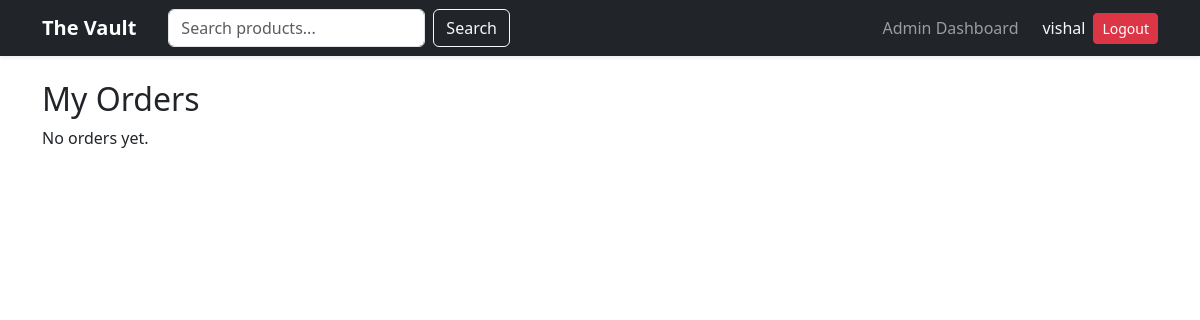
/orders/history/ (signed in), run on an earlier commit of the app's database.
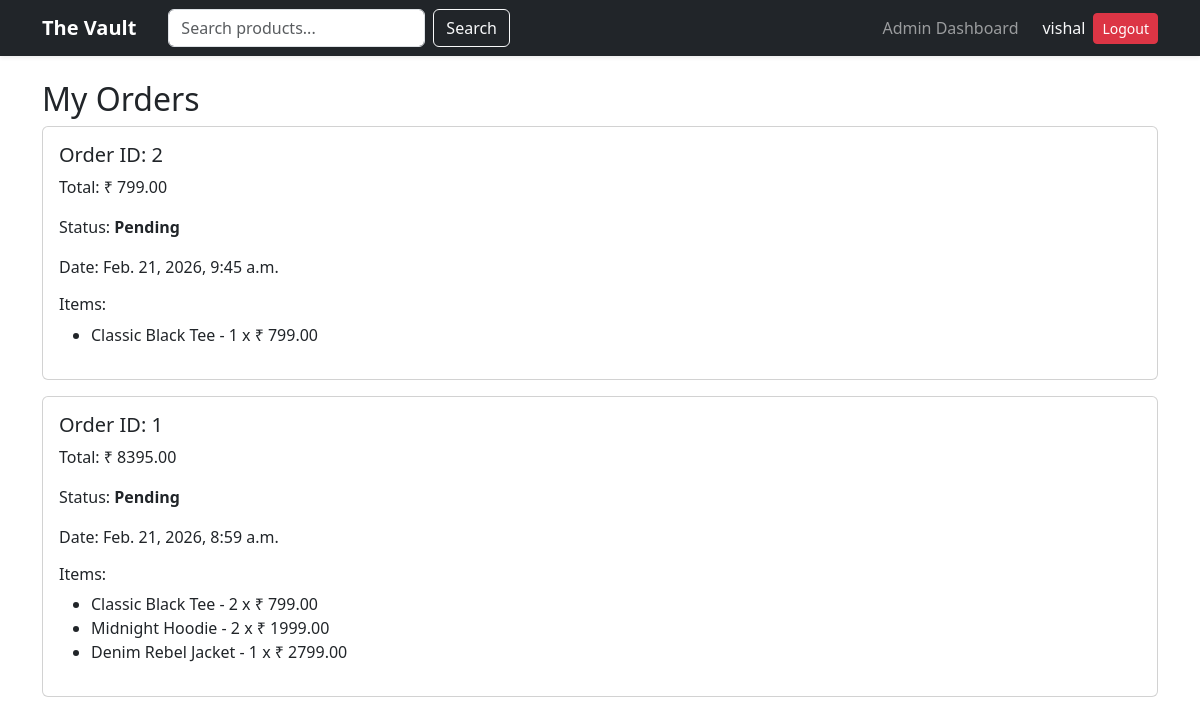
And on a later commit of the database.
### store/models.py (models this page shows, shortened)
class Order(models.Model):
    STATUS_CHOICES = [
        ('Pending', 'Pending'),
        ('Shipped', 'Shipped'),
        ('Delivered', 'Delivered'),
    ]
    user = models.ForeignKey(User, on_delete=models.CASCADE, related_name='orders')
    total_price = models.DecimalField(max_digits=10, decimal_places=2)
    status = models.CharField(max_length=20, choices=STATUS_CHOICES, default='Pending')
    created_at = models.DateTimeField(auto_now_add=True)

class OrderItem(models.Model):
    order = models.ForeignKey(Order, on_delete=models.CASCADE, related_name='items')
    product = models.ForeignKey(Product, on_delete=models.CASCADE)
    quantity = models.IntegerField()
    price = models.DecimalField(max_digits=10, decimal_places=2)

class Product(models.Model):
    name = models.CharField(max_length=200)
    description = models.TextField()
    price = models.DecimalField(max_digits=10, decimal_places=2)
    stock = models.IntegerField()
    image = models.ImageField(upload_to='products/')
    is_available = models.BooleanField(default=True)
    category = models.ForeignKey(Category, on_delete=models.CASCADE, related_name='products')

### orders/views.py (the view)
# urls.py: path('history/', views.order_history, name='order_history'),
@login_required
def order_history(request):
    orders = request.user.orders.all().order_by('-created_at')
    return render(request, 'orders/history.html', {'orders': orders})

### templates/orders/history.html
{% extends 'base.html' %}
{% block content %}
<h2>My Orders</h2>
{% if orders %}
    {% for order in orders %}
        <div class="card mb-3 p-3">
            <h5>Order ID: {{ order.id }}</h5>
            <p>Total: ₹ {{ order.total_price }}</p>
            <p>Status: <strong>{{ order.status }}</strong></p>
            <p>Date: {{ order.created_at }}</p>
            <h6>Items:</h6>
            <ul>
                {% for item in order.items.all %}
                    <li>
                        {{ item.product.name }} -
                        {{ item.quantity }} x ₹ {{ item.price }}
                    </li>
                {% endfor %}
            </ul>
        </div>
    {% endfor %}
{% else %}
    <p>No orders yet.</p>
{% endif %}
{% endblock %}

What changed in the data, as far as the page shows it:
added Order: id "2", total_price "799.00", status "Pending", created_at "Feb. 21, 2026, 9:45 a.m."
added OrderItem: product.name "Classic Black Tee", quantity "1", price "799.00", shown under "2"
added Order: id "1", total_price "8395.00", status "Pending", created_at "Feb. 21, 2026, 8:59 a.m."
added OrderItem: product.name "Classic Black Tee", quantity "2", price "799.00", shown under "1"
added OrderItem: product.name "Midnight Hoodie", quantity "2", price "1999.00", shown under "1"
added OrderItem: product.name "Denim Rebel Jacket", quantity "1", price "2799.00"
Also different on the page:
text no longer shown: "No orders yet."
